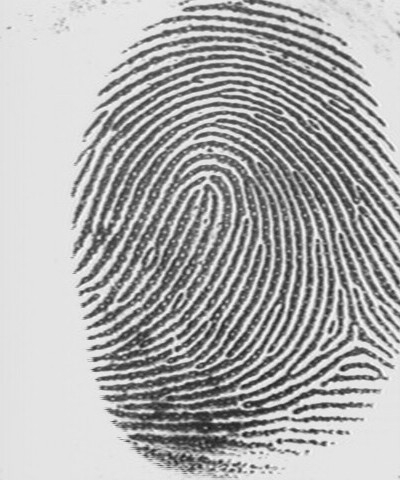
%> input picture Trabalho 1/fingerprint.jpg, 400 x 480 px
$ octave trabalho7.m   (GNU Octave 9; MATLAB toolbox functions it lacks are replaced by stand-ins)
%> lines starting %> are read from the running program, lines starting %| are printed output that depends on the picture; in (x1, y1, x2, y2) boxes, pixels count from 0 and x2, y2 are one past the last pixel; in counts of white or black regions, pixels touching at a corner belong together; the program's own positions count from 1
pkg load image

digital = im2double(imread('fingerprint.jpg'));
%> digital: size 480x400 double; min 0.106, max 0.984, mean 0.682
limiar = 0.5;
delta = 1
while delta > 0.00001
  limi_digital = digital > limiar;
  x_indx = find(limi_digital);
  y_indx = find(!limi_digital);
  x = digital(x_indx);
  y = digital(y_indx);
  novo_limiar = (mean(x)+mean(y))/2;
  delta = abs(novo_limiar-limiar);
  limiar = novo_limiar;
endwhile
%> this loop made 5 passes
%> (novo_limiar, delta, limiar) on passes 1 to 5: (0.587, 0.0871, 0.587), (0.616, 0.0284, 0.616), (0.624, 0.008, 0.624), (0.627, 0.00345, 0.627), (0.627, 0, 0.627)
%> pass 1, `limi_digital = digital > limiar;`:
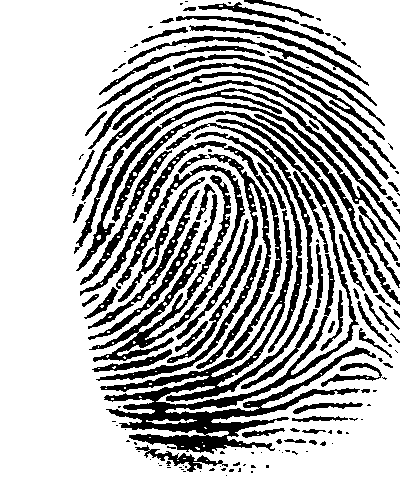
%> limi_digital: size 480x400 logical; 70.2% white; 158 black regions (83 under 20 px), largest, box (x1, y1, x2, y2) and area: (100, 119, 376, 454) 13283, (89, 165, 245, 362) 5090, (167, 154, 271, 369) 2513
%> pass 2, `limi_digital = digital > limiar;`:
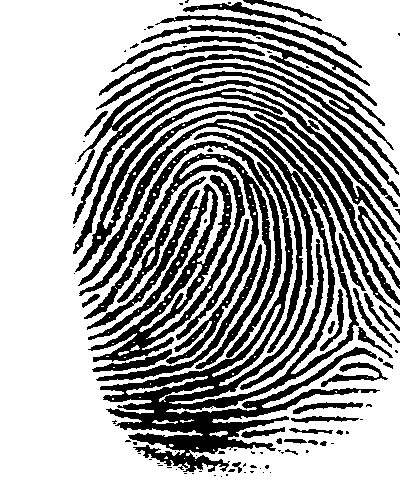
%> limi_digital: size 480x400 logical; 64.3% white; 104 black regions (58 under 20 px), largest, box (x1, y1, x2, y2) and area: (78, 119, 380, 472) 18373, (84, 153, 271, 369) 12689, (73, 63, 400, 224) 5986
%> pass 3, `limi_digital = digital > limiar;`:
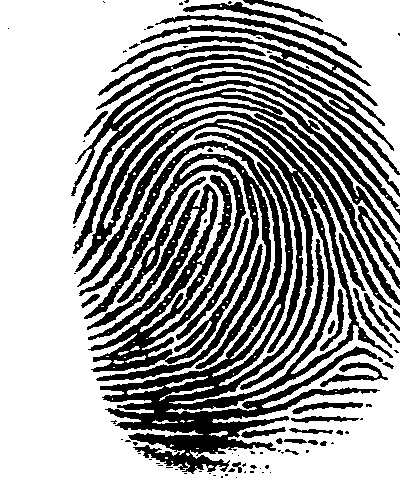
%> limi_digital: size 480x400 logical; 62.7% white; 96 black regions (58 under 20 px), largest, box (x1, y1, x2, y2) and area: (77, 119, 393, 474) 38022, (73, 88, 400, 318) 8646, (71, 63, 400, 224) 6286
subplot (3, 1, 1)
imshow(digital);
subplot (3, 1, 2)
imhist(digital);
title(limiar)
subplot (3, 1, 3)
imshow(limi_digital);
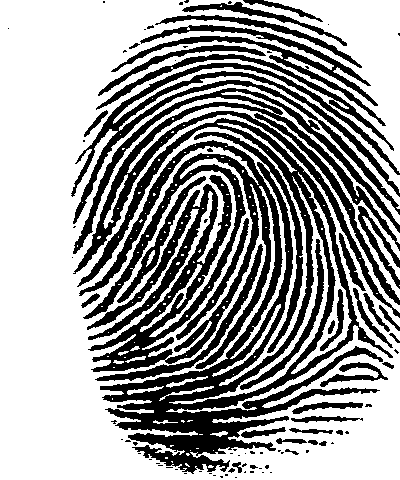
%> displayed picture: size 480x400 logical; 61.9% white; 94 black regions (55 under 20 px), largest, box (x1, y1, x2, y2) and area: (77, 118, 393, 474) 38684, (73, 88, 400, 318) 8804, (71, 63, 400, 224) 6410
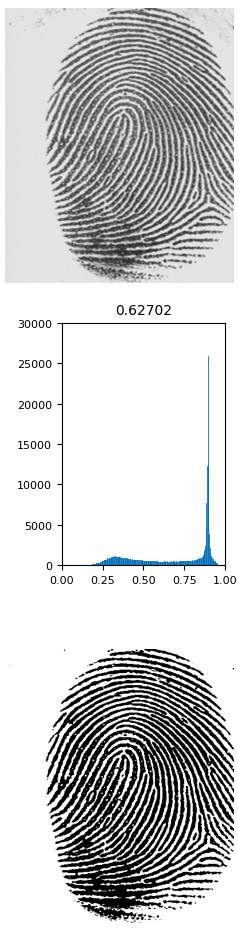
%> figure redrawn from the program's plot data, 3 panels
